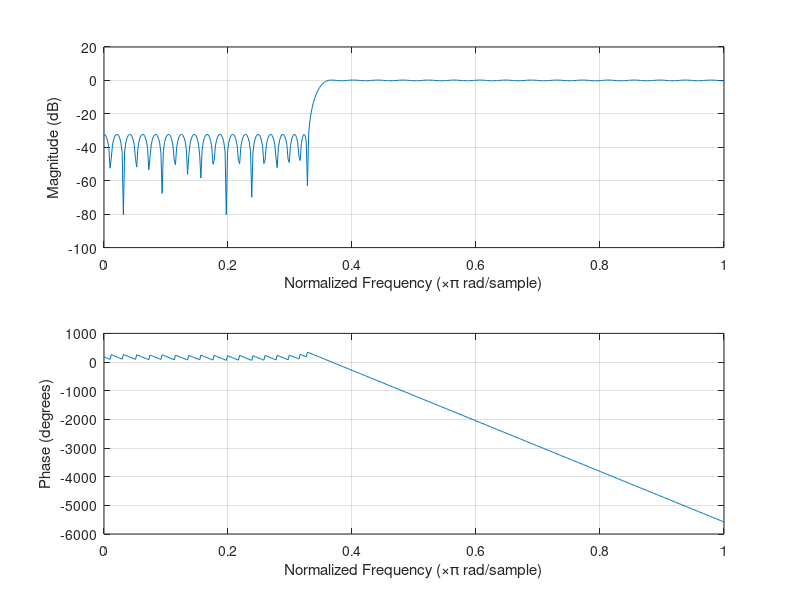

Write MATLAB code to recreate this figure. (Note: this script raises an error after producing the figure.)
f =[0 .33 .36 1];
p = [0 0 1 1];
N = 98;
d = firpm(N,f,p);
figure
freqz(d)
load number.mat
y = secret
z = filter(d,1,y);
sound(z)
specgram(z)
 


